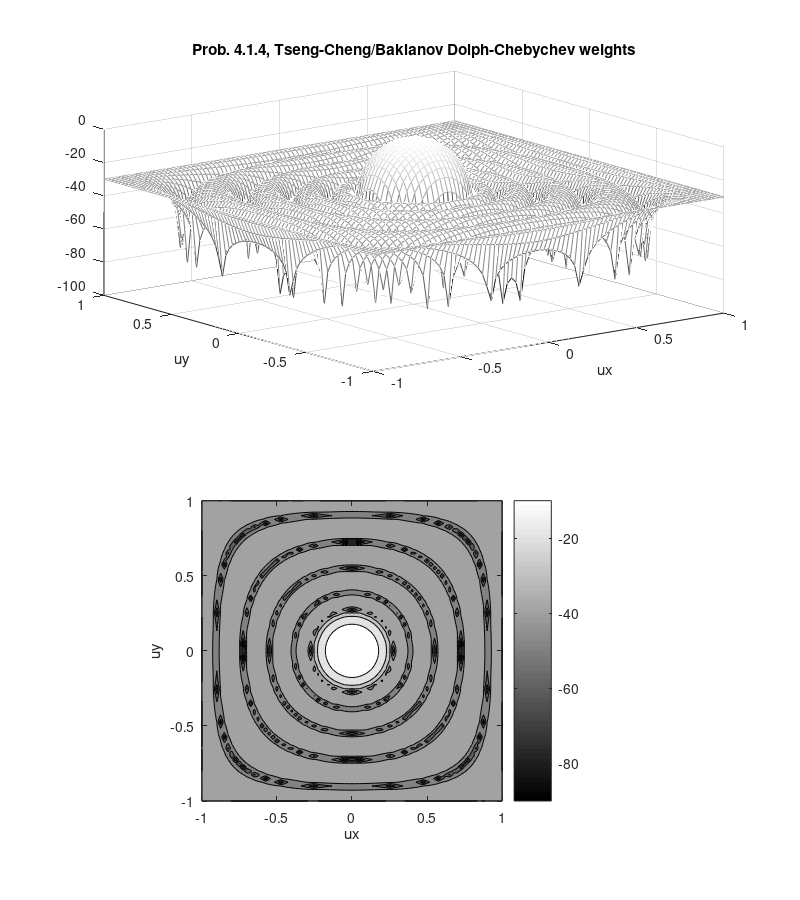
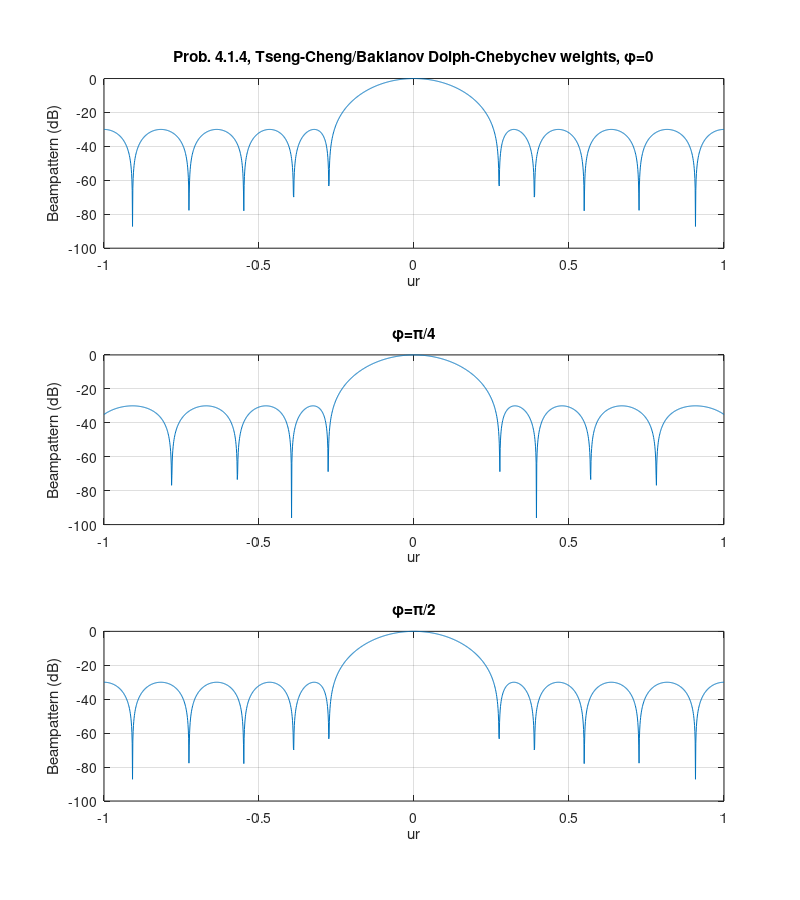
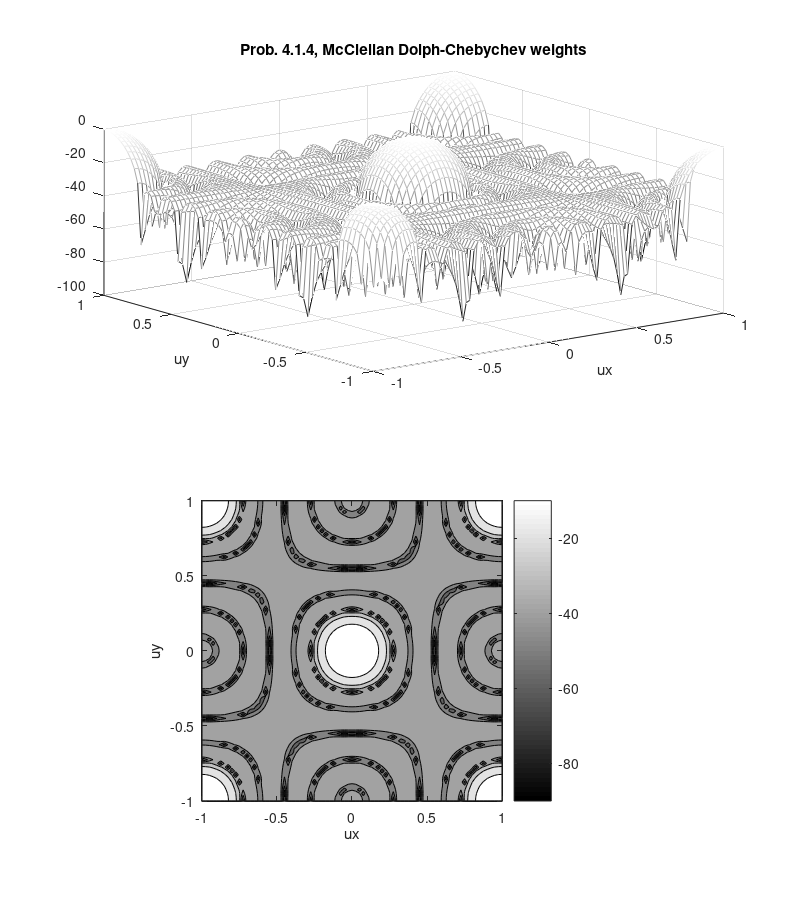
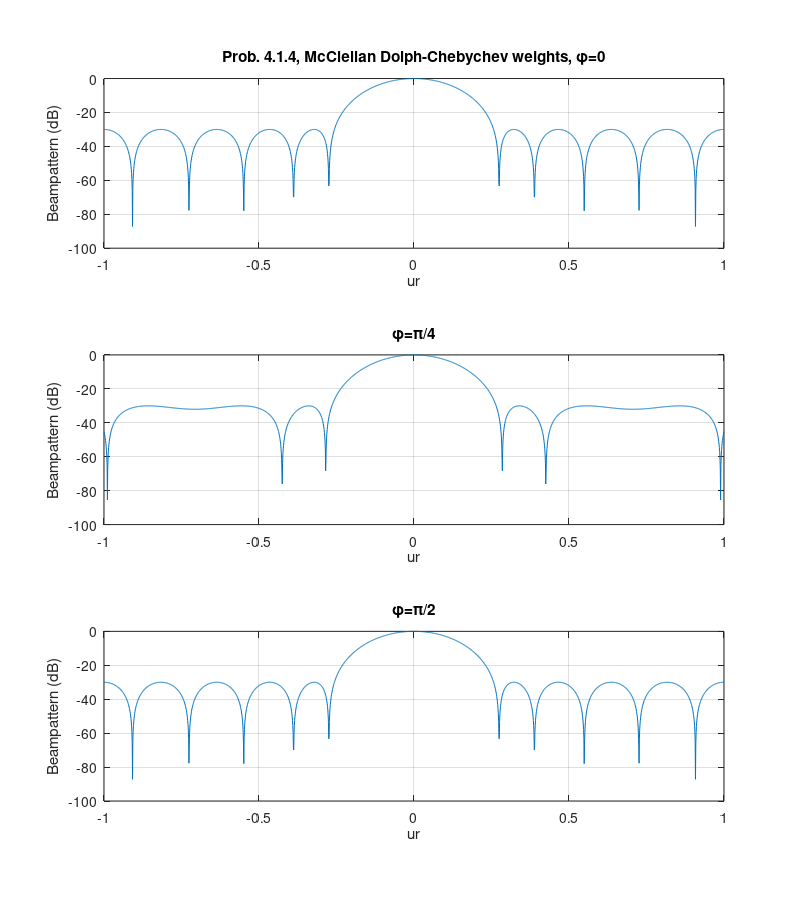

These figures' MATLAB source, in order:
%%%%%%%%%%%%%%%%%%%%%%%%%%%%%%%%
% problem 4.1.4x
% K. Bell 10/19/99
% updated by K. Bell 11/3/00
% Functions called: sinc
%%%%%%%%%%%%%%%%%%%%%%%%%%%%%%%%

clear all
close all

Nx = 11;
Ny = 11;
dx = 0.5;
dy = 0.5;
Dx = [-(Nx-1)/2:1:(Nx-1)/2];
Dy = [-(Ny-1)/2:1:(Ny-1)/2];
ux = [-1:0.025:1];
uy = [-1:0.025:1];

D = zeros(Nx*Ny,2);
for m=1:Ny
   D((m-1)*Nx+1:m*Nx,:) = [dx*Dx.' dy*Dy(m)*ones(Nx,1)];
end
C = zeros(Nx,Ny);
for k=1:Nx*Ny;
   for l=1:Nx*Ny
      dp = D(k,:)-D(l,:);
      C(k,l) = sinc(2*sqrt(dp*dp'));
   end
end

psix = [-(Nx-1)/2:1:(Nx-1)/2]*2*pi/Nx;
psiy = [-(Ny-1)/2:1:(Ny-1)/2]*2*pi/Ny;
nx = length(psix);
ny = length(psiy);

B = zeros(nx*ny,1);


%%%%%%%%%%%%%%%%%%%%%%%%%%%%
% weights
%%%%%%%%%%%%%%%%%%%%%%%%%%%%

m=Nx-1;
R = 10^(30/20);
x0 = cosh(acosh(R)/m);

% Tseng-Cheng/Baklanov
V = zeros(Nx*Ny,Nx*Ny); 
B = zeros(Nx*Ny,1);
for n=1:nx
   for k=1:ny
      x = x0*cos(psix(n)/2)*cos(psiy(k)/2);  
      s= j*sqrt(1-x.^2);
      ind = (n-1)*ny+k;
      V(:,ind) = exp(j*D*[psix(n)/dx;psiy(k)/dx]);
      B(ind) = 0.5*((x+s).^m + (x-s).^m)/R;
   end
end
w1 = V'*B/(Nx*Ny);

% McClellan
V = zeros(Nx*Ny,Nx*Ny); 
B = zeros(Nx*Ny,1);
for n=1:nx
   for k=1:ny
      x = x0*cos(0.5*acos(cos(psix(n))*cos(psiy(k))));  
      s= j*sqrt(1-x.^2);
      ind = (n-1)*ny+k;
      V(:,ind) = exp(j*D*[psix(n)/dx;psiy(k)/dx]);
      B(ind) = 0.5*((x+s).^m + (x-s).^m)/R;
   end
end
w2 = V'*B/(Nx*Ny);


nx = length(ux);
ny = length(uy);

for q=1:2
   if q==1
      w = w1;
   else
      w = w2;
   end
   
   B2 = zeros(nx,ny);
   for n=1:nx
      for k=1:ny
         V = exp(j*2*pi*D*[ux(n);uy(k)]);
         B2(k,n)= w'*V;
      end
   end
   
   figure
   subplot(2,1,1)
   G = 10*log10(abs(B2).^2);
   G = max(G,-100);
   mesh(ux,uy,G)
   xlabel('ux')
   ylabel('uy')
   axis([-1 1 -1 1 -100 0])
   if q==1
      title('Prob. 4.1.4, Tseng-Cheng/Baklanov Dolph-Chebychev weights')
   else
      title('Prob. 4.1.4, McClellan Dolph-Chebychev weights')
   end
   
   subplot(2,1,2)
   contourf(ux,uy,G,[-10 -20 -30 -40 -50 -60 -70 -80 -90 -100])
   axis('square')
   colormap('gray')
   colorbar
   xlabel('ux')
   ylabel('uy')
   drawnow
   set(gcf,'Paperposition',[0.25 1 8 9])
   
   
   phi = 0;
   % sin theta
   u=[-1:0.001:1];
   uxx = u*cos(phi);
   uyy = u*sin(phi);
   V = exp(j*2*pi*D*[uxx;uyy]);
   Bc = w'*V;
   
   figure
   subplot(3,1,1)
   plot(u,10*log10(abs(Bc).^2))
   axis([-1 1 -100 0])
   grid on
   if q==1
      title('Prob. 4.1.4, Tseng-Cheng/Baklanov Dolph-Chebychev weights, \phi=0')
   else
      title('Prob. 4.1.4, McClellan Dolph-Chebychev weights, \phi=0')
   end
   xlabel('ur')
   ylabel('Beampattern (dB)')
   
   phi = pi/4;
   uxx = u*cos(phi);
   uyy = u*sin(phi);
   V = exp(j*2*pi*D*[uxx;uyy]);
   Bc = w'*V;
   subplot(3,1,2)
   plot(u,10*log10(abs(Bc).^2))
   axis([-1 1 -100 0])
   grid on
   title('\phi=\pi/4')
   xlabel('ur')
   ylabel('Beampattern (dB)')
   
   phi = pi/2;
   uxx = u*cos(phi);
   uyy = u*sin(phi);
   V = exp(j*2*pi*D*[uxx;uyy]);
   Bc = w'*V;
   subplot(3,1,3)
   plot(u,10*log10(abs(Bc).^2))
   axis([-1 1 -100 0])
   title('\phi=\pi/2')
   grid on
   xlabel('ur')
   ylabel('Beampattern (dB)')
   
   set(gcf,'Paperposition',[0.25 1 8 9])
   DIR = abs(w'*ones(Nx*Ny,1))^2/real(w'*C*w)
   DI = 10*log10(DIR)
   
end % for q
